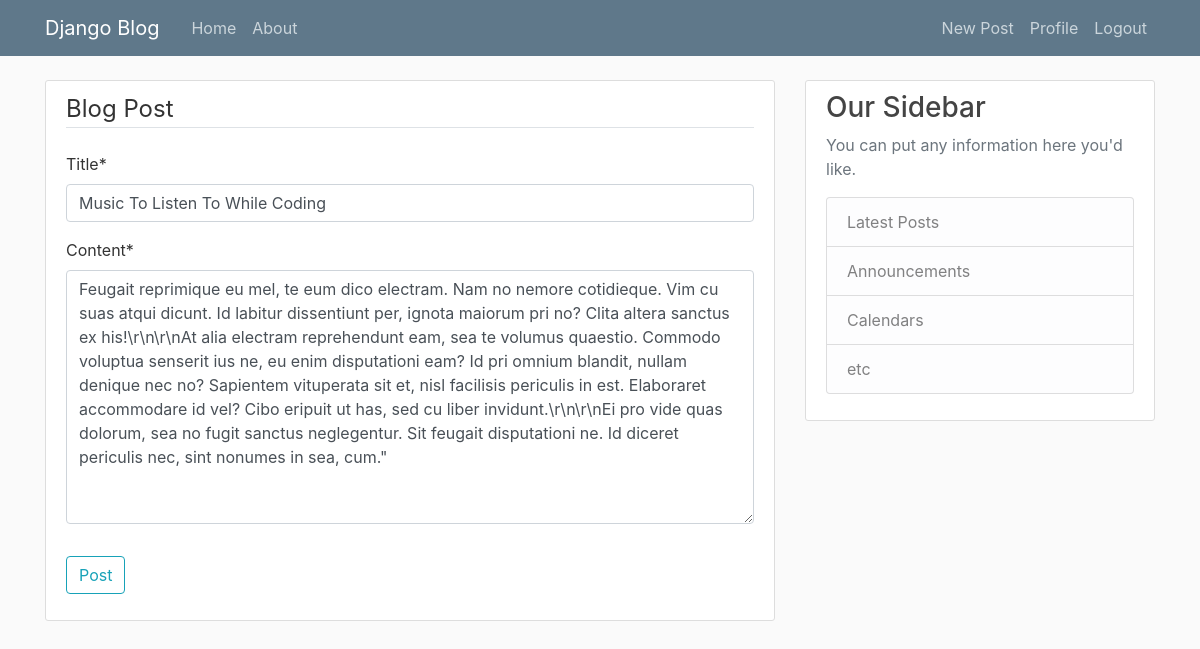
Screenshot of /post/12/update/ (signed in) with the database file from the repository.
### blog/models.py (models this page shows, shortened)
class post(models.Model):
    title=models.CharField(max_length=100)
    content=models.TextField()
    date_posted=models.DateTimeField(default=timezone.now)
    author=models.ForeignKey(User,on_delete=models.CASCADE)

### blog/views.py (the view, shortened to what this page needs)
# urls.py: path('post/<int:pk>/update/', PostUpdateView.as_view(), name='post-update'),
class PostUpdateView(LoginRequiredMixin, UserPassesTestMixin, UpdateView):
    model = post
    fields=['title','content']
    def test_func(self):
        post=self.get_object()
        if self.request.user == post.author:
            return True
        return False

### blog/templates/blog/post_form.html (shortened to what this page needs)
{% extends "blog/base.html" %}
{% load crispy_forms_tags %}
{% block content %}
<div class="content-section">
    <form method="POST">
        <fieldset class="form-group">
            <legend class="border-bottom mb-4">
                Blog Post
            </legend>
            {{form|crispy}}
        </fieldset>
        <div class="form-group">
            <button class="btn btn-outline-info" type="submit">
                Post
            </button>
        </div>
    </form>
</div>
{% endblock content %}

### blog/static/blog/main.css (style rules this page uses)
body { background: #fafafa; color: #333333; margin-top: 5rem; }
.content-section { background: #ffffff; padding: 10px 20px; border: 1px solid #dddddd; border-radius: 3px; margin-bottom: 20px; }

### rows the page displays
post: title "Music To Listen To While Coding", content "Feugait reprimique eu mel, te eum dico electram. Nam no nemore cotidieque. Vim cu suas atqui dicunt. Id labitur dissentiunt per, ignota maiorum pri no? Clita altera sanctus ex his!\\r\\n\\r\\nAt alia electram reprehendunt eam, sea te volumus quaestio. Commodo voluptua senserit ius ne, eu enim disputationi eam? Id pri omnium blandit, nullam denique nec no? Sapientem vituperata sit et, nisl facilisis periculis in est. Elaboraret accommodare id vel? Cibo eripuit ut has, sed cu liber invidunt.\\r\\n\\r\\nEi pro vide quas dolorum, sea no fugit sanctus neglegentur. Sit feugait disputationi ne. Id diceret periculis nec, sint nonumes in sea, cum.\""
